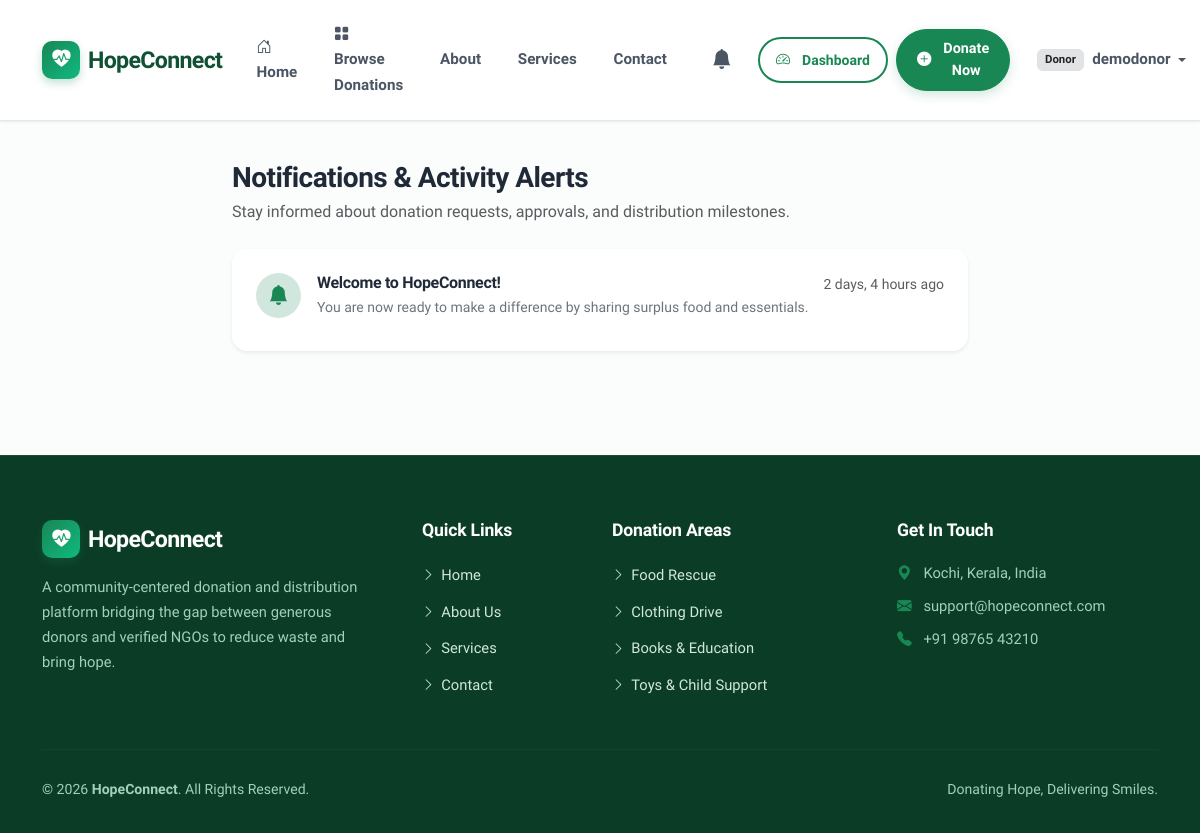
The app's page /notifications/ (signed in) with its own data.
### accounts/models.py (models this page shows, shortened)
class UserProfile(models.Model):
    ROLE_CHOICES = (
        ('DONOR', 'Donor'),
        ('NGO', 'NGO'),
    )
    user = models.OneToOneField(
        User,
        on_delete=models.CASCADE,
        related_name='profile'
    )
    role = models.CharField(
        max_length=20,
        choices=ROLE_CHOICES,
        default='DONOR'
    )
    phone = models.CharField(
        max_length=15,
        blank=True
    )
    address = models.TextField(
        blank=True
    )
    city = models.CharField(
        max_length=100,
        blank=True
    )
    profile_image = models.ImageField(
        upload_to='profiles/',
        blank=True,
        null=True
    )
    is_verified = models.BooleanField(
        default=False,
        help_text="Donors are auto-verified; NGOs require admin verification."
    )
    created_at = models.DateTimeField(
        auto_now_add=True
    )
    updated_at = models.DateTimeField(
        auto_now=True
    )
    class Meta:
        verbose_name = "User Profile"
        verbose_name_plural = "User Profiles"

### core/models.py (models this page shows, shortened)
class Notification(models.Model):
    TYPE_CHOICES = [
        ('SYSTEM', 'System Alert'),
        ('REQUEST_RECEIVED', 'Request Received'),
        ('REQUEST_APPROVED', 'Request Approved'),
        ('REQUEST_REJECTED', 'Request Rejected'),
        ('PICKUP_SCHEDULED', 'Pickup Scheduled'),
        ('PICKED_UP', 'Donation Picked Up'),
        ('DELIVERED', 'Donation Delivered'),
        ('COMPLETED', 'Donation Completed'),
        ('ACCOUNT_VERIFIED', 'Account Verified'),
    ]
    recipient = models.ForeignKey(
        User,
        on_delete=models.CASCADE,
        related_name='notifications'
    )
    title = models.CharField(
        max_length=150
    )
    message = models.TextField()
    notification_type = models.CharField(
        max_length=50,
        choices=TYPE_CHOICES,
        default='SYSTEM'
    )
    link = models.CharField(
        max_length=255,
        blank=True,
        help_text="Relative URL to navigate upon clicking the notification"
    )
    is_read = models.BooleanField(
        default=False
    )
    created_at = models.DateTimeField(
        auto_now_add=True
    )
    class Meta:
        verbose_name = "Notification"
        verbose_name_plural = "Notifications"
        ordering = ['-created_at']

### core/views.py (the view)
# urls.py: path('notifications/', views.notifications_list, name='notifications_list'),
@login_required
def notifications_list(request):
    notifications = request.user.notifications.all().order_by('-created_at')
    unread = notifications.filter(is_read=False)
    unread.update(is_read=True)
    return render(request, 'core/notifications.html', {'notifications': notifications})

### templates/core/notifications.html (shortened to what this page needs)
{% extends 'base.html' %}
{% block content %}
<div class="row justify-content-center my-4">
    <div class="col-lg-8 col-md-10">
        <div class="d-flex justify-content-between align-items-center mb-4">
            <div>
                <h3 class="fw-bold mb-1">Notifications & Activity Alerts</h3>
                <p class="text-muted mb-0">Stay informed about donation requests, approvals, and distribution milestones.</p>
            </div>
        </div>
        <div class="card border-0 shadow-sm rounded-4 overflow-hidden">
            <div class="card-body p-0">
                {% if notifications %}
                <ul class="list-group list-group-flush">
                    {% for notif in notifications %}
                    <li class="list-group-item p-4 {% if not notif.is_read %}bg-light{% endif %}">
                        <div class="d-flex align-items-start gap-3">
                            <div class="rounded-circle bg-success-subtle text-success p-2 d-flex align-items-center justify-content-center" style="width: 45px; height: 45px;">
                                <i class="bi bi-bell-fill fs-5"></i>
                            </div>
                            <div class="flex-grow-1">
                                <div class="d-flex justify-content-between align-items-start">
                                    <h6 class="fw-bold mb-1">{{ notif.title }}</h6>
                                    <span class="small text-muted">{{ notif.created_at|timesince }} ago</span>
                                </div>
                                <p class="text-secondary small mb-2">{{ notif.message }}</p>
                            </div>
                        </div>
                    </li>
                    {% endfor %}
                </ul>
                {% else %}
                <div class="p-5 text-center text-muted">
                    <i class="bi bi-bell-slash fs-1 d-block mb-2"></i>
                    <p class="mb-0">No notifications yet. When updates occur, you'll receive them right here.</p>
                </div>
                {% endif %}
            </div>
        </div>
    </div>
</div>
{% endblock %}

### templates/base.html (shortened to what this page needs)
{% load static %}
<!DOCTYPE html>
<html lang="en">
<head>
    <link href="https://cdn.jsdelivr.net/npm/bootstrap@5.3.3/dist/css/bootstrap.min.css" rel="stylesheet">
    <link rel="stylesheet" href="https://cdn.jsdelivr.net/npm/bootstrap-icons@1.11.3/font/bootstrap-icons.min.css">
    <link rel="stylesheet" href="{% static 'css/style.css' %}">
</head>
<body>
    <nav class="navbar navbar-expand-lg navbar-custom">
        <div class="container">
            <a class="navbar-brand" href="{% url 'home' %}">
                <span class="brand-icon">
                    <i class="bi bi-heart-pulse-fill"></i>
                </span>
                <span>HopeConnect</span>
            </a>
            <div class="collapse navbar-collapse" id="navbarNav">
                <ul class="navbar-nav ms-auto align-items-lg-center">
                    <li class="nav-item">
                        <a class="nav-link {% if request.resolver_match.url_name == 'home' %}active{% endif %}"
                            href="{% url 'home' %}">
                            <i class="bi bi-house-door me-1 d-none d-lg-inline"></i>Home
                        </a>
                    </li>
                    <li class="nav-item">
                        <a class="nav-link {% if request.resolver_match.url_name == 'donations_list' %}active{% endif %}"
                            href="{% url 'donations_list' %}">
                            <i class="bi bi-grid-fill me-1 d-none d-lg-inline"></i>Browse Donations
                        </a>
                    </li>
                    <li class="nav-item">
                        <a class="nav-link {% if request.resolver_match.url_name == 'about' %}active{% endif %}"
                            href="{% url 'about' %}">
                            About
                        </a>
                    </li>
                    <li class="nav-item">
                        <a class="nav-link {% if request.resolver_match.url_name == 'services' %}active{% endif %}"
                            href="{% url 'services' %}">
                            Services
                        </a>
                    </li>
                    <li class="nav-item">
                        <a class="nav-link {% if request.resolver_match.url_name == 'contact' %}active{% endif %}"
                            href="{% url 'contact' %}">
                            Contact
                        </a>
                    </li>
                    {% if user.is_authenticated %}
                    <li class="nav-item ms-lg-2">
                        <a class="nav-link fw-bold text-success position-relative" href="{% url 'notifications_list' %}" title="Notifications">
                            <i class="bi bi-bell-fill fs-5"></i>
                        </a>
                    </li>
                    <li class="nav-item ms-lg-2">
                        <a href="{% url 'dashboard:dashboard_home' %}" class="btn btn-outline-success btn-sm px-3 fw-bold">
                            <i class="bi bi-speedometer2 me-1"></i>Dashboard
                        </a>
                    </li>
                    {% if user_role == 'Donor' %}
                    <li class="nav-item ms-lg-2 mt-2 mt-lg-0">
                        <a href="{% url 'create_donation' %}" class="btn btn-success btn-sm px-3 nav-cta-btn">
                            <i class="bi bi-plus-circle-fill me-1"></i>Donate Now
                        </a>
                    </li>
                    {% endif %}
                    <li class="nav-item dropdown ms-lg-2">
                        <a class="nav-link dropdown-toggle d-flex align-items-center gap-1" href="#" role="button" data-bs-toggle="dropdown" aria-expanded="false">
                            <span class="badge bg-secondary-subtle text-dark border me-1">{{ user_role|default:"User" }}</span>
                            <span class="fw-semibold">{{ user.username }}</span>
                        </a>
                    </li>
                    {% endif %}
                </ul>
            </div>
        </div>
    </nav>
    <main class="container py-3">
        {% block content %}
        {% endblock %}
    </main>
    <footer class="footer-custom">
        <div class="container">
            <div class="row g-4">
                <div class="col-lg-4 col-md-6">
                    <a class="navbar-brand text-white mb-3 d-inline-flex" href="{% url 'home' %}">
                        <span class="brand-icon">
                            <i class="bi bi-heart-pulse-fill"></i>
                        </span>
                        <span class="text-white">HopeConnect</span>
                    </a>
                    <p class="pe-lg-4">
                        A community-centered donation and distribution platform bridging the gap between generous donors and verified NGOs to reduce waste and bring hope.
                    </p>
                </div>
                <div class="col-lg-2 col-md-6 col-6">
                    <h5>Quick Links</h5>
                    <ul class="footer-links">
                        <li><a href="{% url 'home' %}"><i class="bi bi-chevron-right small"></i> Home</a></li>
                        <li><a href="{% url 'about' %}"><i class="bi bi-chevron-right small"></i> About Us</a></li>
                        <li><a href="{% url 'services' %}"><i class="bi bi-chevron-right small"></i> Services</a></li>
                        <li><a href="{% url 'contact' %}"><i class="bi bi-chevron-right small"></i> Contact</a></li>
                    </ul>
                </div>
                <div class="col-lg-3 col-md-6 col-6">
                    <h5>Donation Areas</h5>
                    <ul class="footer-links">
                        <li><a href="{% url 'services' %}"><i class="bi bi-chevron-right small"></i> Food Rescue</a></li>
                        <li><a href="{% url 'services' %}"><i class="bi bi-chevron-right small"></i> Clothing Drive</a></li>
                        <li><a href="{% url 'services' %}"><i class="bi bi-chevron-right small"></i> Books & Education</a></li>
                        <li><a href="{% url 'services' %}"><i class="bi bi-chevron-right small"></i> Toys & Child Support</a></li>
                    </ul>
                </div>
                <div class="col-lg-3 col-md-6">
                    <h5>Get In Touch</h5>
                    <p class="mb-2">
                        <i class="bi bi-geo-alt-fill text-success me-2"></i> Kochi, Kerala, India
                    </p>
                    <p class="mb-2">
                        <i class="bi bi-envelope-fill text-success me-2"></i> support@hopeconnect.com
                    </p>
                    <p class="mb-0">
                        <i class="bi bi-telephone-fill text-success me-2"></i> +91 98765 43210
                    </p>
                </div>
            </div>
            <hr class="footer-divider">
            <div class="row align-items-center footer-bottom">
                <div class="col-md-6 text-center text-md-start mb-2 mb-md-0">
                    &copy; 2026 <strong>HopeConnect</strong>. All Rights Reserved.
                </div>
                <div class="col-md-6 text-center text-md-end">
                    <span>Donating Hope, Delivering Smiles.</span>
                </div>
            </div>
        </div>
    </footer>
</body>
</html>

### records on screen
UserProfile: role "Donor"
Notification: title "Welcome to HopeConnect!", created_at "2 days, 4 hours", message "You are now ready to make a difference by sharing surplus food and essentials."

### other values on screen
{{ user.username }} "demodonor"
